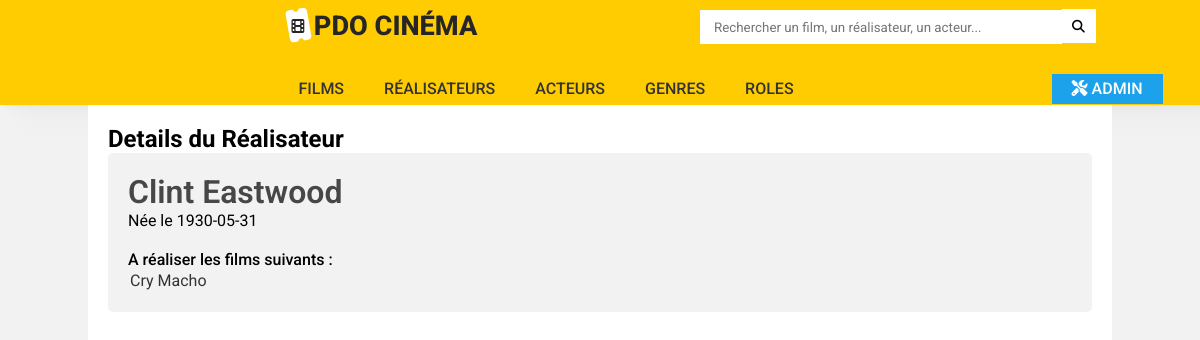
The app's page /index.php?action=detailRealisateur&id=4 with its own data.
### tables this page shows
CREATE TABLE IF NOT EXISTS `personne` (
  `id_personne` int(11) NOT NULL AUTO_INCREMENT,
  `nom_personne` varchar(50) NOT NULL,
  `prenom_personne` varchar(50) NOT NULL,
  `sexe` varchar(50) NOT NULL,
  `date_naissance` date NOT NULL,
  `photo` varchar(255) NOT NULL,
  PRIMARY KEY (`id_personne`)
);

CREATE TABLE IF NOT EXISTS `film` (
  `id_film` int(11) NOT NULL AUTO_INCREMENT,
  `id_realisateur` int(11) NOT NULL,
  `titre` varchar(50) NOT NULL,
  `annee_sortie` year(4) NOT NULL,
  `duree` int(11) NOT NULL,
  `synopsis` text,
  `note` float NOT NULL,
  `affiche` varchar(255) NOT NULL,
  `likes` int(11) NOT NULL DEFAULT '0',
  PRIMARY KEY (`id_film`),
  KEY `id_realisateur` (`id_realisateur`),
  CONSTRAINT `FK_film_realisateur` FOREIGN KEY (`id_realisateur`) REFERENCES `realisateur` (`id_realisateur`)
);

### controller/cinemaController.php (called while the page is built, shortened)
<?php
class CinemaController {
    public function detailRealisateur($id){
        $pdo = Connect::seConnecter();
        $requete = $pdo->prepare('
        SELECT prenom_personne, nom_personne,date_naissance
        FROM personne
        INNER JOIN realisateur
        ON personne.id_personne = realisateur.id_personne
        WHERE realisateur.id_realisateur = :id
        ');
        $requete->execute(['id' => $id]);
        $requete2 = $pdo->prepare('
        SELECT titre, id_film
        FROM film
        INNER JOIN realisateur
        ON film.id_realisateur = realisateur.id_realisateur
        WHERE realisateur.id_realisateur = :id
        ');
        $requete2->execute(['id' => $id]);
        require 'view/detailRealisateur.php';
    }
}

### view/detailRealisateur.php (the view, shortened to what this page needs)
<?php ob_start();
$realisateur = $requete->fetch();
$films = $requete2->fetchAll();
?>
<div id='detailRealisateur'>
    <p><?= $realisateur['prenom_personne'].' '.$realisateur['nom_personne'] ?></p>
    <p>Née le <?= $realisateur['date_naissance']?></p>
    <p>A réaliser les films suivants :</p>
    <table>
        <tbody>
            <?php
                foreach($films as $film) { ?>
                <tr>
                    <td><a href="index.php?action=detailFilm&id=<?= $film['id_film'] ?>"><?= $film['titre'] ?></a></td>
                </tr>
            <?php } ?>
        </tbody>
    </table>
</div>
<?php
require 'view/template.php';
?>

### public/style.css (style rules this page uses)
* { box-sizing: border-box; margin: 0; padding: 0; font-family: 'Roboto', sans-serif; list-style: none; text-decoration: none; }
body { background-color:#f2f2f2; display: flex; justify-content: center; flex-wrap: wrap; }
a { color: #333333; }
.contenu p { width: 100%; }
#detailRealisateur { background-color: #f2f2f2; width: 100%; border-radius: 5px; padding: 20px; }
#detailRealisateur p:nth-child(1) { color:#474747; font-size: 2rem; font-weight: 600; }
#detailRealisateur p:nth-child(3) { margin-top: 20px; font-weight: 500; }
#detailRealisateur a { color: #333333; }

### records on screen
personne: prenom_personne "Clint", nom_personne "Eastwood", date_naissance "1930-05-31"
film: titre "Cry Macho"

### other values on screen
$titre_secondaire "Details du Réalisateur"
